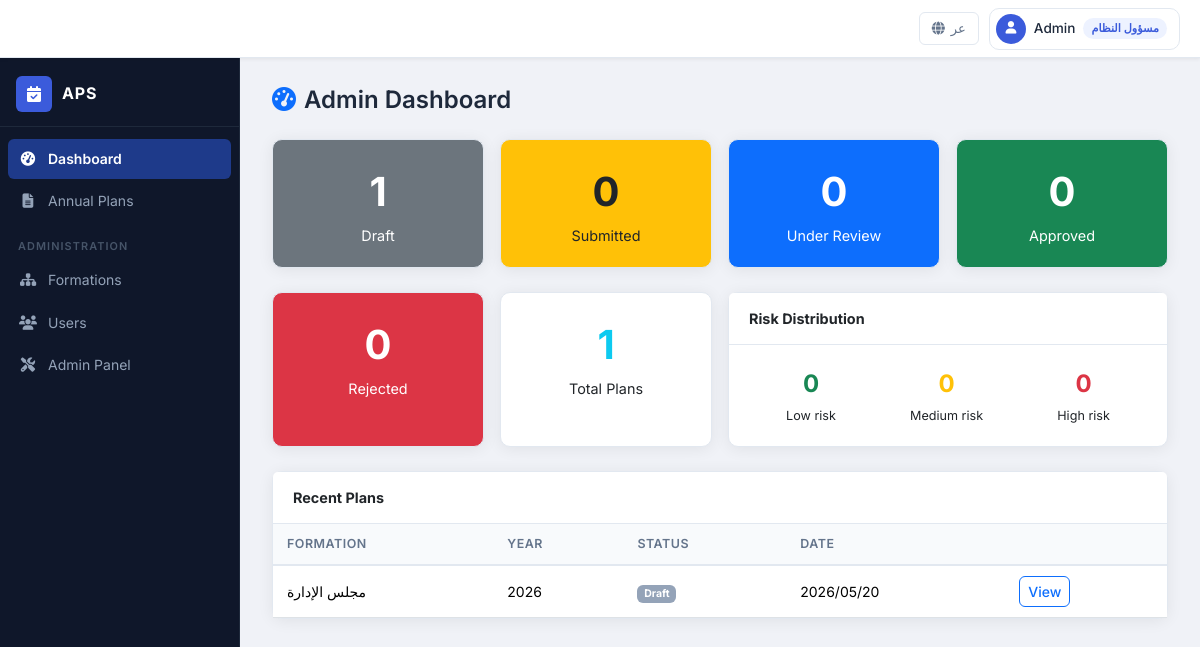
The page /dashboard/ (signed in) on the database its author committed.
### apps/accounts/models.py (models this page shows, shortened)
class UserProfile(models.Model):
    ROLE_ADMIN = 'ADMIN'
    ROLE_MANAGER = 'MANAGER'
    ROLE_ORGANIZER = 'ORGANIZER'
    ROLE_REVIEWER = 'REVIEWER'
    ROLE_VIEWER = 'VIEWER'
    ROLE_CHOICES = [
        (ROLE_ADMIN, _('System Admin')),
        (ROLE_MANAGER, _('Formation Manager')),
        (ROLE_ORGANIZER, _('Form Organizer')),
        (ROLE_REVIEWER, _('Reviewer')),
        (ROLE_VIEWER, _('Viewer')),
    ]
    user = models.OneToOneField(
        User, on_delete=models.CASCADE,
        related_name='profile', verbose_name=_('user')
    )
    formation = models.OneToOneField(
        'formations.Formation', on_delete=models.PROTECT,
        null=True, blank=True,
        related_name='user_profile', verbose_name=_('formation')
    )
    role = models.CharField(
        max_length=20, choices=ROLE_CHOICES, default=ROLE_ORGANIZER,
        verbose_name=_('Role')
    )
    full_name_ar = models.CharField(max_length=200, verbose_name=_('full name in arabic'))
    created_at = models.DateTimeField(auto_now_add=True, verbose_name=_('created at'))
    class Meta:
        verbose_name = _('user profile')
        verbose_name_plural = _('user profiles')
        indexes = [
            models.Index(fields=['role']),
        ]
    def is_admin(self):
        return self.role == self.ROLE_ADMIN

### apps/plans/models/plan.py (models this page shows, shortened)
class AnnualPlan(models.Model):
    STATUS_DRAFT = 'DRAFT'
    STATUS_SUBMITTED = 'SUBMITTED'
    STATUS_UNDER_REVIEW = 'UNDER_REVIEW'
    STATUS_APPROVED = 'APPROVED'
    STATUS_REJECTED = 'REJECTED'
    STATUS_ARCHIVED = 'ARCHIVED'
    STATUS_CHOICES = [
        (STATUS_DRAFT, _('Draft')),
        (STATUS_SUBMITTED, _('Submitted')),
        (STATUS_UNDER_REVIEW, _('Under Review')),
        (STATUS_APPROVED, _('Approved')),
        (STATUS_REJECTED, _('Rejected')),
        (STATUS_ARCHIVED, _('Archived')),
    ]
    formation = models.ForeignKey(
        'formations.Formation', on_delete=models.PROTECT,
        related_name='annual_plans', verbose_name=_('formation')
    )
    plan_year = models.PositiveSmallIntegerField(verbose_name=_('plan year'))
    manager_name = models.CharField(max_length=200, verbose_name=_('manager name'))
    organizer_name = models.CharField(max_length=200, verbose_name=_('organizer name'))
    endorsement_text = models.TextField(blank=True, null=True, verbose_name=_('endorsement text'))
    endorsement_date = models.DateField(blank=True, null=True, verbose_name=_('endorsement date'))
    endorsement_ref_no = models.CharField(
        max_length=50, blank=True, null=True, verbose_name=_('reference number')
    )
    status = models.CharField(
        max_length=20, choices=STATUS_CHOICES, default=STATUS_DRAFT, verbose_name=_('Status')
    )
    recommendations = models.TextField(
        blank=True, null=True, verbose_name=_('recommendations')
    )
    created_by = models.ForeignKey(
        User, on_delete=models.PROTECT,
        related_name='created_plans', verbose_name=_('created by')
    )
    created_at = models.DateTimeField(auto_now_add=True, verbose_name=_('created at'))
    updated_at = models.DateTimeField(auto_now=True, verbose_name=_('updated at'))
    submitted_at = models.DateTimeField(null=True, blank=True, verbose_name=_('submitted at'))
    approved_at = models.DateTimeField(null=True, blank=True, verbose_name=_('approved at'))
    class Meta:
        unique_together = ('formation', 'plan_year')
        verbose_name = _('annual plan')
        verbose_name_plural = _('annual plans')
        ordering = ['-plan_year', 'formation__name_ar']
        indexes = [
            models.Index(fields=['status']),
            models.Index(fields=['plan_year']),
        ]

### apps/formations/models.py (models this page shows, shortened)
class Formation(models.Model):
    LEVEL_COMPANY = 'COMPANY'
    LEVEL_BOARD = 'BOARD'
    LEVEL_DIVISION = 'DIVISION'
    LEVEL_SECTION = 'SECTION'
    LEVEL_UNIT = 'UNIT'
    LEVEL_CHOICES = [
        (LEVEL_COMPANY, _('Company')),
        (LEVEL_BOARD, _('Board')),
        (LEVEL_DIVISION, _('Division')),
        (LEVEL_SECTION, _('Section')),
        (LEVEL_UNIT, _('Unit')),
    ]
    code = models.CharField(max_length=20, unique=True, verbose_name=_('Code'))
    name_ar = models.CharField(max_length=200, verbose_name=_('name in arabic'))
    parent = models.ForeignKey(
        'self', on_delete=models.SET_NULL, null=True, blank=True,
        related_name='children', verbose_name=_('parent formation')
    )
    level = models.CharField(max_length=20, choices=LEVEL_CHOICES, verbose_name=_('Level'))
    is_active = models.BooleanField(default=True, verbose_name=_('is active'))
    created_at = models.DateTimeField(auto_now_add=True, verbose_name=_('created at'))
    updated_at = models.DateTimeField(auto_now=True, verbose_name=_('updated at'))
    class Meta:
        verbose_name = _('formation')
        verbose_name_plural = _('formations plural')
        ordering = ['level', 'name_ar']
        indexes = [
            models.Index(fields=['level']),
        ]

### apps/dashboard/views.py (the view)
# urls.py: path('', views.dashboard_index, name='index'),
@login_required
def dashboard_index(request):
    profile = request.user.profile
    current_year = timezone.now().year
    if profile.is_admin():
        return _admin_dashboard(request, current_year)
    elif profile.is_manager():
        return _manager_dashboard(request, current_year)
    else:
        return _user_dashboard(request, current_year)

### apps/dashboard/templates/dashboard/admin_dashboard.html (shortened to what this page needs)
{% extends "base.html" %}
{% load i18n rtl_extras %}
{% block content %}
<h4 class="mb-4"><i class="fas fa-tachometer-alt me-2 text-primary"></i>{% trans "Admin Dashboard" %}</h4>
<div class="row g-3 mb-4">
    <div class="col-md-3">
        <div class="card text-white bg-secondary h-100">
            <div class="card-body text-center">
                <div class="fs-1 fw-bold">{{ status_counts.DRAFT|default:0 }}</div>
                <div>{% trans "Draft" %}</div>
            </div>
        </div>
    </div>
    <div class="col-md-3">
        <div class="card text-white bg-warning h-100">
            <div class="card-body text-center">
                <div class="fs-1 fw-bold text-dark">{{ status_counts.SUBMITTED|default:0 }}</div>
                <div class="text-dark">{% trans "Submitted" %}</div>
            </div>
        </div>
    </div>
    <div class="col-md-3">
        <div class="card text-white bg-primary h-100">
            <div class="card-body text-center">
                <div class="fs-1 fw-bold">{{ status_counts.UNDER_REVIEW|default:0 }}</div>
                <div>{% trans "Under Review" %}</div>
            </div>
        </div>
    </div>
    <div class="col-md-3">
        <div class="card text-white bg-success h-100">
            <div class="card-body text-center">
                <div class="fs-1 fw-bold">{{ status_counts.APPROVED|default:0 }}</div>
                <div>{% trans "Approved" %}</div>
            </div>
        </div>
    </div>
</div>
<div class="row g-3 mb-4">
    <div class="col-md-3">
        <div class="card text-white bg-danger h-100">
            <div class="card-body text-center">
                <div class="fs-1 fw-bold">{{ status_counts.REJECTED|default:0 }}</div>
                <div>{% trans "Rejected" %}</div>
            </div>
        </div>
    </div>
    <div class="col-md-3">
        <div class="card h-100">
            <div class="card-body text-center">
                <div class="fs-1 fw-bold text-info">{{ total_plans }}</div>
                <div>{% trans "Total Plans" %}</div>
            </div>
        </div>
    </div>
    <div class="col-md-6">
        <div class="card h-100">
            <div class="card-header"><strong>{% trans "Risk Distribution" %}</strong></div>
            <div class="card-body d-flex justify-content-around align-items-center">
                <div class="text-center">
                    <div class="fs-4 fw-bold text-success">{{ risk_counts.LOW|default:0 }}</div>
                    <small>{% trans "Low risk" %}</small>
                </div>
                <div class="text-center">
                    <div class="fs-4 fw-bold text-warning">{{ risk_counts.MEDIUM|default:0 }}</div>
                    <small>{% trans "Medium risk" %}</small>
                </div>
                <div class="text-center">
                    <div class="fs-4 fw-bold text-danger">{{ risk_counts.HIGH|default:0 }}</div>
                    <small>{% trans "High risk" %}</small>
                </div>
            </div>
        </div>
    </div>
</div>
<div class="card">
    <div class="card-header"><strong>{% trans "Recent Plans" %}</strong></div>
    <div class="table-responsive">
        <table class="table table-sm table-hover mb-0">
            <thead>
                <tr><th>{% trans "Formation" %}</th><th>{% trans "Year" %}</th><th>{% trans "Status" %}</th><th>{% trans "Date" %}</th><th></th></tr>
            </thead>
            <tbody>
                {% for plan in recent_plans %}
                <tr>
                    <td>{{ plan.formation.name_ar }}</td>
                    <td>{{ plan.plan_year }}</td>
                    <td><span class="badge badge-{{ plan.status|status_badge }}">{{ plan.status|status_label }}</span></td>
                    <td>{{ plan.created_at|date:"Y/m/d" }}</td>
                    <td><a href="{% url 'plans:detail' plan.pk %}" class="btn btn-sm btn-outline-primary">{% trans "View" %}</a></td>
                </tr>
                {% empty %}
                <tr><td colspan="5" class="text-center text-muted">{% trans "No plans yet." %}</td></tr>
                {% endfor %}
            </tbody>
        </table>
    </div>
</div>
{% endblock %}

### templates/navbar.html (shortened to what this page needs)
{% load i18n rtl_extras %}
{% get_current_language as LANG_CODE %}
<header class="app-topbar">
    <div class="topbar-end">
        <form method="post" action="{% url 'set_language' %}" class="topbar-lang-form">
            {% if LANG_CODE == 'ar' %}
            <button type="submit" name="language" value="en" class="topbar-btn topbar-lang-btn" title="Switch to English">
                <i class="fas fa-globe"></i> <span>EN</span>
            </button>
            {% else %}
            <button type="submit" name="language" value="ar" class="topbar-btn topbar-lang-btn" title="التبديل إلى العربية">
                <i class="fas fa-globe"></i> <span>عر</span>
            </button>
            {% endif %}
        </form>
        <div class="topbar-user dropdown">
            <button class="topbar-user-btn dropdown-toggle" data-bs-toggle="dropdown" aria-expanded="false">
                <span class="topbar-avatar">
                    <i class="fas fa-user"></i>
                </span>
                <span class="topbar-username">
                    {% if user.profile.full_name_ar %}{{ user.profile.full_name_ar }}{% else %}{{ user.username }}{% endif %}
                </span>
                <span class="topbar-role-badge">{{ user.profile.role|role_label }}</span>
            </button>
        </div>
    </div>
</header>

### rows shown on the page
AnnualPlan: formation.name_ar "مجلس الإدارة", plan_year "2026", status|status_label "Draft", created_at "2026/05/20"

### other values the page prints
{{ user.profile.full_name_ar }} "Admin"
{{ user.profile.role|role_label }} "مسؤول النظام"
{{ status_counts.DRAFT|default:0 }} "1"
{{ status_counts.SUBMITTED|default:0 }} "0"
{{ status_counts.UNDER_REVIEW|default:0 }} "0"
{{ status_counts.APPROVED|default:0 }} "0"
{{ status_counts.REJECTED|default:0 }} "0"
{{ total_plans }} "1"
{{ risk_counts.LOW|default:0 }} "0"
{{ risk_counts.MEDIUM|default:0 }} "0"
{{ risk_counts.HIGH|default:0 }} "0"
